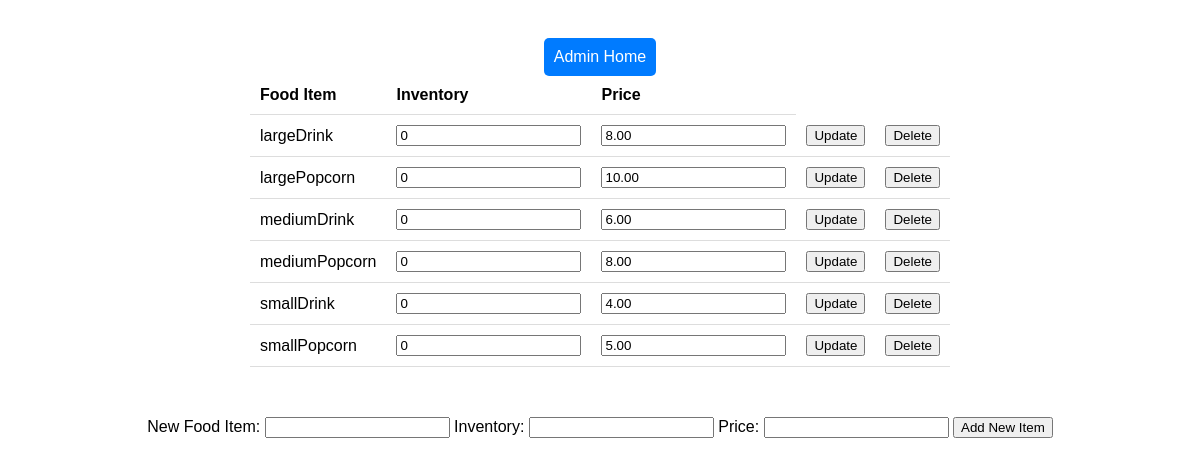
The app's page /modifyInventory.php (signed in), older data.
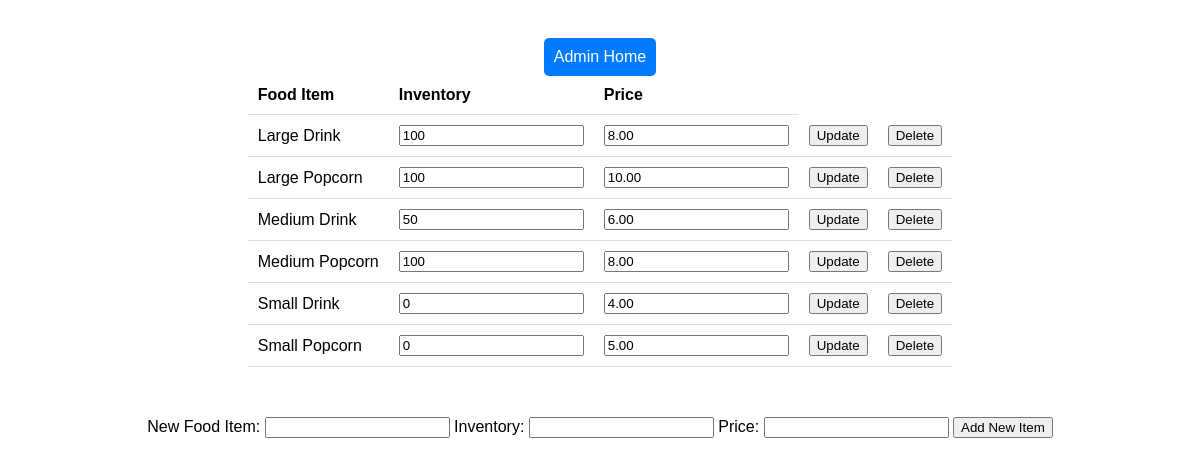
The same page, newer data.
### tables this page shows
CREATE TABLE `foodprices` (
  `foodItem` varchar(30) NOT NULL,
  `foodPrice` decimal(5,2) NOT NULL,
  `inventory` int(16) NOT NULL,
  `barcode` int(32) NOT NULL
);

### modifyInventory.php (the view, shortened to what this page needs)
<?php
$DATABASE_HOST = 'localhost';
$DATABASE_USER = 'root';
$DATABASE_PASS = '';
$DATABASE_NAME = 'indiana';
$link = mysqli_connect($DATABASE_HOST, $DATABASE_USER, $DATABASE_PASS, $DATABASE_NAME);
$sql = "SELECT * FROM foodprices";
$result = mysqli_query($link, $sql);
echo "
<!DOCTYPE html>
<html>
<head>
    <style>
        body {
            display: flex;
            flex-direction: column;
            align-items: center;
            justify-content: center;
            padding: 20px;
            font-family: Arial, sans-serif;
        }
        table {
            margin-bottom: 50px;
            border-collapse: collapse;
        }
        th, td {
            padding: 10px;
            text-align: left;
            border-bottom: 1px solid #ddd;
        }
        form {
            margin-bottom: 20px;
        }
        .admin-home-button {
            width: 100%;
            padding: 10px;
            border-radius: 5px;
            border: none;
            color: #fff;
            background-color: #007BFF;
            cursor: pointer;
            text-decoration: none;
            text-align: center;
            display: inline-block;
            margin-top: 10px;
        }
        .admin-home-button:hover {
            background-color: #0056b3;
        }
        .button-container {
            display: flex;
            justify-content: center;
        }
    </style>
</head>
<body>
<div class='button-container'>
        <a href='admin.php' class='admin-home-button'>Admin Home</a>
    </div>
";
if (mysqli_num_rows($result) > 0) {
    echo "<table>";
    echo "<tr><th>Food Item</th><th>Inventory</th><th>Price</th></tr>";
    while ($row = mysqli_fetch_assoc($result)) {
        echo "<tr>";
        echo "<td>" . $row["foodItem"] . "</td>";
        echo "
            <form method='post' action=''>
                <input type='hidden' name='foodItem' value='" . $row["foodItem"] . "' />
                <td>
                <input type='number' name='change' value='" . $row["inventory"] . "' />
                </td><td>
                <input type='number' step='0.01' name='price' value='" . $row["foodPrice"] . "' />
                </td><td>
                <input type='submit' value='Update' />
                </td>
            </form>
        ";
        echo "
            <form method='post' action=''>
            <td>
                <input type='hidden' name='deleteFoodItem' value='" . $row["foodItem"] . "' />
                <input type='submit' value='Delete' />
                </td>
            </form>
        ";
        echo "</tr>";
    }
    echo "</table>";
} else {
    echo "0 results";
}
echo "
<form method='post' action=''>
    <label for='newFoodItem'>New Food Item:</label>
    <input type='text' id='newFoodItem' name='newFoodItem' required>
    <label for='newInventory'>Inventory:</label>
    <input type='number' id='newInventory' name='newInventory' required>
    <label for='newPrice'>Price:</label>
    <input type='number' step='0.01' id='newPrice' name='newPrice' required>
    <input type='submit' value='Add New Item'>
</form>
";
echo "
</body>
</html>
";

### modifyInventory.php (style rules this page uses)
body { display: flex; flex-direction: column; align-items: center; justify-content: center; padding: 20px; font-family: Arial, sans-serif; }
table { margin-bottom: 50px; border-collapse: collapse; }
th, td { padding: 10px; text-align: left; border-bottom: 1px solid #ddd; }
form { margin-bottom: 20px; }
.admin-home-button { width: 100%; padding: 10px; border-radius: 5px; border: none; color: #fff; background-color: #007BFF; cursor: pointer; text-decoration: none; text-align: center; display: inline-block; margin-top: 10px; }
.button-container { display: flex; justify-content: center; }

Row changes from the older to the newer data that the page shows:
removed foodprices: foodItem "largeDrink", change "0", price "8.00"
removed foodprices: foodItem "largePopcorn", change "0", price "10.00"
removed foodprices: foodItem "mediumDrink", change "0", price "6.00"
removed foodprices: foodItem "mediumPopcorn", change "0", price "8.00"
removed foodprices: foodItem "smallDrink", change "0", price "4.00"
removed foodprices: foodItem "smallPopcorn", change "0", price "5.00"
added foodprices: foodItem "Large Drink", change "100", price "8.00"
added foodprices: foodItem "Large Popcorn", change "100", price "10.00"
added foodprices: foodItem "Medium Drink", change "50", price "6.00"
added foodprices: foodItem "Medium Popcorn", change "100", price "8.00"
added foodprices: foodItem "Small Drink", change "0", price "4.00"
added foodprices: foodItem "Small Popcorn", change "0", price "5.00"
